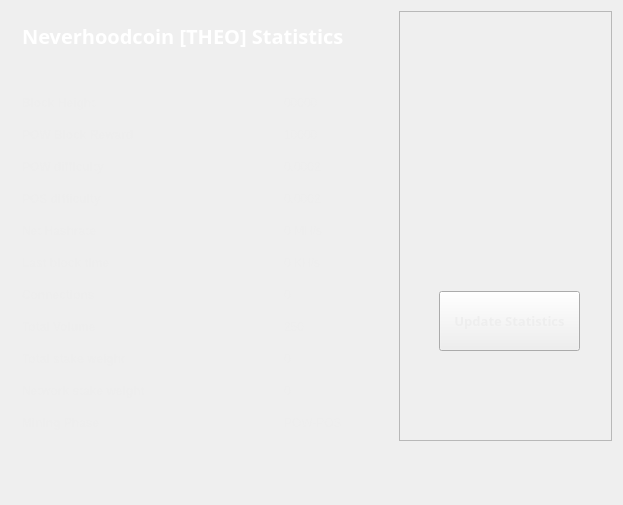
<?xml version="1.0" encoding="UTF-8"?>
<ui version="4.0">
 <class>StatisticsPage</class>
 <widget class="QWidget" name="StatisticsPage">
  <property name="windowModality">
   <enum>Qt::NonModal</enum>
  </property>
  <property name="geometry">
   <rect>
    <x>0</x>
    <y>0</y>
    <width>623</width>
    <height>505</height>
   </rect>
  </property>
  <property name="windowTitle">
   <string>Digging</string>
  </property>
  <property name="styleSheet">
   <string notr="true">color:#eeeeee;
font-family:'Open Sans,sans-serif';</string>
  </property>
  <layout class="QGridLayout" name="gridLayout">
   <property name="sizeConstraint">
    <enum>QLayout::SetMaximumSize</enum>
   </property>
   <item row="0" column="1">
    <widget class="QFrame" name="frame">
     <property name="minimumSize">
      <size>
       <width>213</width>
       <height>0</height>
      </size>
     </property>
     <property name="frameShape">
      <enum>QFrame::StyledPanel</enum>
     </property>
     <property name="frameShadow">
      <enum>QFrame::Raised</enum>
     </property>
     <widget class="QPushButton" name="startButton">
      <property name="geometry">
       <rect>
        <x>40</x>
        <y>280</y>
        <width>141</width>
        <height>60</height>
       </rect>
      </property>
      <property name="sizePolicy">
       <sizepolicy hsizetype="Fixed" vsizetype="Fixed">
        <horstretch>0</horstretch>
        <verstretch>0</verstretch>
       </sizepolicy>
      </property>
      <property name="minimumSize">
       <size>
        <width>120</width>
        <height>60</height>
       </size>
      </property>
      <property name="font">
       <font>
        <family>Open Sans,sans-serif</family>
        <pointsize>10</pointsize>
        <weight>75</weight>
        <bold>true</bold>
        <underline>false</underline>
        <kerning>true</kerning>
       </font>
      </property>
      <property name="autoFillBackground">
       <bool>false</bool>
      </property>
      <property name="styleSheet">
       <string notr="true"/>
      </property>
      <property name="text">
       <string>Update Statistics</string>
      </property>
     </widget>
     <widget class="QLabel" name="label">
      <property name="geometry">
       <rect>
        <x>10</x>
        <y>10</y>
        <width>191</width>
        <height>191</height>
       </rect>
      </property>
      <property name="text">
       <string/>
      </property>
      <property name="pixmap">
       <pixmap resource="../bitcoin.qrc">:/icons/Neverhoodcoin</pixmap>
      </property>
      <property name="scaledContents">
       <bool>true</bool>
      </property>
     </widget>
    </widget>
   </item>
   <item row="0" column="0">
    <widget class="QFrame" name="gridFrame_2">
     <layout class="QGridLayout" name="gridLayout_4">
      <item row="3" column="0">
       <layout class="QFormLayout" name="formLayout_2">
        <property name="fieldGrowthPolicy">
         <enum>QFormLayout::FieldsStayAtSizeHint</enum>
        </property>
        <property name="horizontalSpacing">
         <number>139</number>
        </property>
        <property name="verticalSpacing">
         <number>18</number>
        </property>
        <property name="rightMargin">
         <number>0</number>
        </property>
        <item row="1" column="0">
         <widget class="QLabel" name="label_14">
          <property name="text">
           <string>&lt;html&gt;&lt;head/&gt;&lt;body&gt;&lt;p&gt;&lt;span style=&quot; font-weight:600;&quot;&gt;Block Height&lt;/span&gt;&lt;/p&gt;&lt;/body&gt;&lt;/html&gt;</string>
          </property>
         </widget>
        </item>
        <item row="1" column="1">
         <widget class="QLabel" name="heightBox">
          <property name="text">
           <string>00000</string>
          </property>
         </widget>
        </item>
        <item row="2" column="0">
         <widget class="QLabel" name="label_12">
          <property name="text">
           <string>&lt;html&gt;&lt;head/&gt;&lt;body&gt;&lt;p&gt;&lt;span style=&quot; font-weight:600;&quot;&gt;POW Block Reward&lt;/span&gt;&lt;/p&gt;&lt;/body&gt;&lt;/html&gt;</string>
          </property>
         </widget>
        </item>
        <item row="2" column="1">
         <widget class="QLabel" name="rewardBox">
          <property name="text">
           <string>10000</string>
          </property>
         </widget>
        </item>
        <item row="3" column="0">
         <widget class="QLabel" name="label_13">
          <property name="text">
           <string>&lt;html&gt;&lt;head/&gt;&lt;body&gt;&lt;p&gt;&lt;span style=&quot; font-weight:600;&quot;&gt;POW difficulty&lt;/span&gt;&lt;/p&gt;&lt;/body&gt;&lt;/html&gt;</string>
          </property>
         </widget>
        </item>
        <item row="3" column="1">
         <widget class="QLabel" name="diffBox">
          <property name="text">
           <string>0.0002</string>
          </property>
         </widget>
        </item>
        <item row="4" column="0">
         <widget class="QLabel" name="label_9">
          <property name="text">
           <string>&lt;html&gt;&lt;head/&gt;&lt;body&gt;&lt;p&gt;&lt;span style=&quot; font-weight:600;&quot;&gt;POS difficulty&lt;/span&gt;&lt;/p&gt;&lt;/body&gt;&lt;/html&gt;</string>
          </property>
         </widget>
        </item>
        <item row="4" column="1">
         <widget class="QLabel" name="diffBox2">
          <property name="text">
           <string>0.0002</string>
          </property>
         </widget>
        </item>
        <item row="5" column="1">
         <widget class="QLabel" name="pawrateBox">
          <property name="text">
           <string>0 MH/s</string>
          </property>
         </widget>
        </item>
        <item row="6" column="0">
         <widget class="QLabel" name="label3_2">
          <property name="sizePolicy">
           <sizepolicy hsizetype="Preferred" vsizetype="Maximum">
            <horstretch>0</horstretch>
            <verstretch>0</verstretch>
           </sizepolicy>
          </property>
          <property name="text">
           <string>&lt;html&gt;&lt;head/&gt;&lt;body&gt;&lt;p&gt;&lt;span style=&quot; font-weight:600;&quot;&gt;Last block time&lt;/span&gt;&lt;/p&gt;&lt;/body&gt;&lt;/html&gt;</string>
          </property>
         </widget>
        </item>
        <item row="6" column="1">
         <widget class="QLabel" name="localBox">
          <property name="text">
           <string>0 KH/s</string>
          </property>
         </widget>
        </item>
        <item row="7" column="0">
         <widget class="QLabel" name="label1_2">
          <property name="text">
           <string>&lt;html&gt;&lt;head/&gt;&lt;body&gt;&lt;p&gt;&lt;span style=&quot; font-weight:600;&quot;&gt;Connections&lt;/span&gt;&lt;/p&gt;&lt;/body&gt;&lt;/html&gt;</string>
          </property>
         </widget>
        </item>
        <item row="7" column="1">
         <widget class="QLabel" name="connectionBox">
          <property name="text">
           <string>0</string>
          </property>
         </widget>
        </item>
        <item row="8" column="0">
         <widget class="QLabel" name="label_8">
          <property name="text">
           <string>&lt;html&gt;&lt;head/&gt;&lt;body&gt;&lt;p&gt;&lt;span style=&quot; font-weight:600;&quot;&gt;Total Volume&lt;/span&gt;&lt;/p&gt;&lt;/body&gt;&lt;/html&gt;</string>
          </property>
         </widget>
        </item>
        <item row="8" column="1">
         <widget class="QLabel" name="volumeBox">
          <property name="text">
           <string>250</string>
          </property>
         </widget>
        </item>
        <item row="9" column="0">
         <widget class="QLabel" name="label_10">
          <property name="text">
           <string>&lt;html&gt;&lt;head/&gt;&lt;body&gt;&lt;p&gt;&lt;span style=&quot; font-weight:600;&quot;&gt;Total stake weight&lt;/span&gt;&lt;/p&gt;&lt;/body&gt;&lt;/html&gt;</string>
          </property>
         </widget>
        </item>
        <item row="9" column="1">
         <widget class="QLabel" name="minBox">
          <property name="text">
           <string>0</string>
          </property>
         </widget>
        </item>
        <item row="10" column="0">
         <widget class="QLabel" name="label_11">
          <property name="text">
           <string>&lt;html&gt;&lt;head/&gt;&lt;body&gt;&lt;p&gt;&lt;span style=&quot; font-weight:600;&quot;&gt;Network stake weight&lt;/span&gt;&lt;/p&gt;&lt;/body&gt;&lt;/html&gt;</string>
          </property>
         </widget>
        </item>
        <item row="10" column="1">
         <widget class="QLabel" name="maxBox">
          <property name="text">
           <string>0</string>
          </property>
         </widget>
        </item>
        <item row="11" column="0">
         <widget class="QLabel" name="label_15">
          <property name="text">
           <string>&lt;html&gt;&lt;head/&gt;&lt;body&gt;&lt;p&gt;&lt;span style=&quot; font-weight:600;&quot;&gt;Mining Phase&lt;/span&gt;&lt;/p&gt;&lt;/body&gt;&lt;/html&gt;</string>
          </property>
         </widget>
        </item>
        <item row="11" column="1">
         <widget class="QLabel" name="cBox">
          <property name="text">
           <string>POW-POS</string>
          </property>
         </widget>
        </item>
        <item row="5" column="0">
         <widget class="QLabel" name="label_16">
          <property name="text">
           <string>&lt;html&gt;&lt;head/&gt;&lt;body&gt;&lt;p&gt;&lt;span style=&quot; font-weight:600;&quot;&gt;Net Hashrate&lt;/span&gt;&lt;/p&gt;&lt;/body&gt;&lt;/html&gt;</string>
          </property>
         </widget>
        </item>
       </layout>
      </item>
      <item row="1" column="0">
       <layout class="QHBoxLayout" name="horizontalLayout_4">
        <property name="spacing">
         <number>7</number>
        </property>
        <item>
         <widget class="QLabel" name="label_5">
          <property name="font">
           <font>
            <family>Open Sans,sans-serif</family>
           </font>
          </property>
          <property name="text">
           <string>&lt;html&gt;&lt;head/&gt;&lt;body&gt;&lt;p&gt;&lt;span style=&quot; font-size:20px; font-weight:600; color:#FFFFFF;&quot;&gt;Neverhoodcoin [THEO] Statistics&lt;/span&gt;&lt;/p&gt;&lt;/body&gt;&lt;/html&gt;</string>
          </property>
         </widget>
        </item>
        <item>
         <spacer name="horizontalSpacer_2">
          <property name="orientation">
           <enum>Qt::Horizontal</enum>
          </property>
          <property name="sizeHint" stdset="0">
           <size>
            <width>40</width>
            <height>20</height>
           </size>
          </property>
         </spacer>
        </item>
       </layout>
      </item>
      <item row="2" column="0">
       <spacer name="verticalSpacer_2">
        <property name="orientation">
         <enum>Qt::Vertical</enum>
        </property>
        <property name="sizeHint" stdset="0">
         <size>
          <width>20</width>
          <height>40</height>
         </size>
        </property>
       </spacer>
      </item>
     </layout>
    </widget>
   </item>
   <item row="1" column="0">
    <spacer name="verticalSpacer">
     <property name="orientation">
      <enum>Qt::Vertical</enum>
     </property>
     <property name="sizeHint" stdset="0">
      <size>
       <width>20</width>
       <height>40</height>
      </size>
     </property>
    </spacer>
   </item>
  </layout>
 </widget>
 <layoutdefault spacing="6" margin="11"/>
 <resources>
  <include location="../bitcoin.qrc"/>
 </resources>
 <connections/>
</ui>
